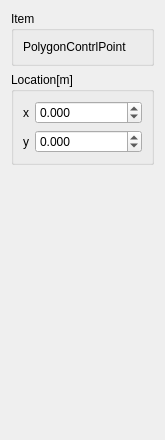
<?xml version="1.0" encoding="UTF-8"?>
<ui version="4.0">
 <class>WidgetPosSetting</class>
 <widget class="QWidget" name="WidgetPosSetting">
  <property name="geometry">
   <rect>
    <x>0</x>
    <y>0</y>
    <width>165</width>
    <height>440</height>
   </rect>
  </property>
  <property name="windowTitle">
   <string>Form</string>
  </property>
  <layout class="QVBoxLayout" name="verticalLayout">
   <item>
    <widget class="QGroupBox" name="groupBox_2">
     <property name="title">
      <string>Item</string>
     </property>
     <layout class="QVBoxLayout" name="verticalLayout_3">
      <item>
       <widget class="QLabel" name="label_type">
        <property name="text">
         <string>PolygonContrlPoint</string>
        </property>
       </widget>
      </item>
     </layout>
    </widget>
   </item>
   <item>
    <widget class="QGroupBox" name="groupBox">
     <property name="title">
      <string>Location[m]</string>
     </property>
     <layout class="QVBoxLayout" name="verticalLayout_2">
      <item>
       <layout class="QFormLayout" name="formLayout">
        <item row="0" column="0">
         <widget class="QLabel" name="label_x">
          <property name="text">
           <string>x</string>
          </property>
         </widget>
        </item>
        <item row="0" column="1">
         <widget class="customDoubleSpinBox" name="doubleSpinBox_x">
          <property name="decimals">
           <number>3</number>
          </property>
          <property name="minimum">
           <double>-9999.000000000000000</double>
          </property>
          <property name="maximum">
           <double>9999.000000000000000</double>
          </property>
          <property name="singleStep">
           <double>0.010000000000000</double>
          </property>
         </widget>
        </item>
        <item row="1" column="0">
         <widget class="QLabel" name="label_y">
          <property name="text">
           <string>y</string>
          </property>
         </widget>
        </item>
        <item row="1" column="1">
         <widget class="customDoubleSpinBox" name="doubleSpinBox_y">
          <property name="decimals">
           <number>3</number>
          </property>
          <property name="minimum">
           <double>-9999.000000000000000</double>
          </property>
          <property name="maximum">
           <double>9999.000000000000000</double>
          </property>
          <property name="singleStep">
           <double>0.010000000000000</double>
          </property>
         </widget>
        </item>
       </layout>
      </item>
     </layout>
    </widget>
   </item>
   <item>
    <spacer name="verticalSpacer">
     <property name="orientation">
      <enum>Qt::Vertical</enum>
     </property>
     <property name="sizeHint" stdset="0">
      <size>
       <width>20</width>
       <height>318</height>
      </size>
     </property>
    </spacer>
   </item>
  </layout>
 </widget>
 <customwidgets>
  <customwidget>
   <class>customDoubleSpinBox</class>
   <extends>QDoubleSpinBox</extends>
   <header>ModelCustomWidget.h</header>
  </customwidget>
 </customwidgets>
 <resources/>
 <connections/>
</ui>
